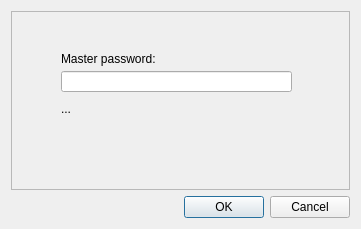
<?xml version="1.0" encoding="UTF-8"?>
<ui version="4.0">
 <class>Dialog</class>
 <widget class="QDialog" name="Dialog">
  <property name="geometry">
   <rect>
    <x>0</x>
    <y>0</y>
    <width>361</width>
    <height>229</height>
   </rect>
  </property>
  <property name="windowTitle">
   <string>Login | Hashed Maze</string>
  </property>
  <layout class="QGridLayout" name="gridLayout">
   <item row="0" column="0">
    <widget class="QFrame" name="frame">
     <property name="frameShape">
      <enum>QFrame::Shape::StyledPanel</enum>
     </property>
     <property name="frameShadow">
      <enum>QFrame::Shadow::Raised</enum>
     </property>
     <widget class="QLineEdit" name="edtPWD">
      <property name="geometry">
       <rect>
        <x>50</x>
        <y>60</y>
        <width>231</width>
        <height>21</height>
       </rect>
      </property>
      <property name="layoutDirection">
       <enum>Qt::LayoutDirection::LeftToRight</enum>
      </property>
      <property name="text">
       <string/>
      </property>
      <property name="echoMode">
       <enum>QLineEdit::EchoMode::Password</enum>
      </property>
     </widget>
     <widget class="QLabel" name="label">
      <property name="geometry">
       <rect>
        <x>50</x>
        <y>40</y>
        <width>141</width>
        <height>16</height>
       </rect>
      </property>
      <property name="text">
       <string>Master password:</string>
      </property>
     </widget>
     <widget class="QLabel" name="lblMsg">
      <property name="geometry">
       <rect>
        <x>50</x>
        <y>90</y>
        <width>281</width>
        <height>16</height>
       </rect>
      </property>
      <property name="text">
       <string>...</string>
      </property>
     </widget>
    </widget>
   </item>
   <item row="1" column="0">
    <widget class="QDialogButtonBox" name="btnBox">
     <property name="orientation">
      <enum>Qt::Orientation::Horizontal</enum>
     </property>
     <property name="standardButtons">
      <set>QDialogButtonBox::StandardButton::Cancel|QDialogButtonBox::StandardButton::Ok</set>
     </property>
    </widget>
   </item>
  </layout>
 </widget>
 <resources/>
 <connections>
  <connection>
   <sender>btnBox</sender>
   <signal>rejected()</signal>
   <receiver>Dialog</receiver>
   <slot>reject()</slot>
   <hints>
    <hint type="sourcelabel">
     <x>316</x>
     <y>260</y>
    </hint>
    <hint type="destinationlabel">
     <x>286</x>
     <y>274</y>
    </hint>
   </hints>
  </connection>
 </connections>
</ui>
